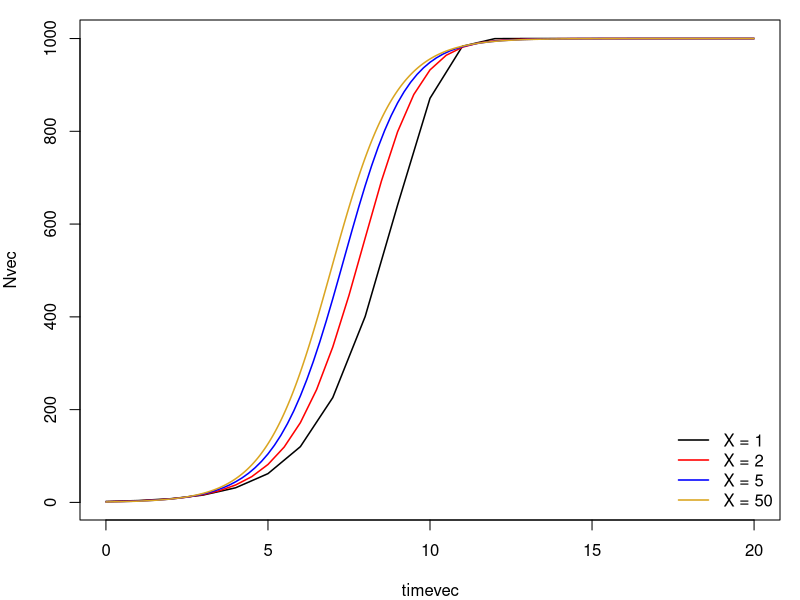

Source code (R):
runf<-function(X) {
r=1; s=-0.001;               # set parameter values
dt=1/X;                      # set time step size
timevec=seq(0, 20, by=dt);   # vector of time steps
Nvec=numeric(length(timevec)); # empty vector for storing abundances
N=1;                         # initial abundance
t=0;                         # set initial time to zero
i=1;                         # counter for tracking position in N vector

while(i<=length(timevec)) {
  dN=(r+s*N)*N*dt;           # calculate dN
  N=N+dN;                    # add dN to the previous N value
  if(N<0) N=0;               # prevent negative populations
  Nvec[i]=N;                 # store new N value
  t=t+dt;                    # step forward in time
  i=i+1;                     # add one to counter
}
return(cbind(timevec, Nvec))
}

pdf("images/ch05_q1.pdf", width=5, height=4)
par(mar=c(4,4,1,1))
out<-runf(1)
plot(out[,1], out[,2], type="l", xlab="timevec", ylab="Nvec", lwd=1.5) # plot results
out<-runf(2)
lines(out[,1], out[,2], col="red", lwd=1.5)
out<-runf(5)
lines(out[,1], out[,2], col="blue", lwd=1.5)
out<-runf(50)
lines(out[,1], out[,2], col="goldenrod", lwd=1.5)
legend("bottomright", c("X = 1", "X = 2", "X = 5", "X = 50"), lty=1, col=c(1, "red", "blue", "goldenrod"), bty="n", lwd=1.5)
dev.off()



